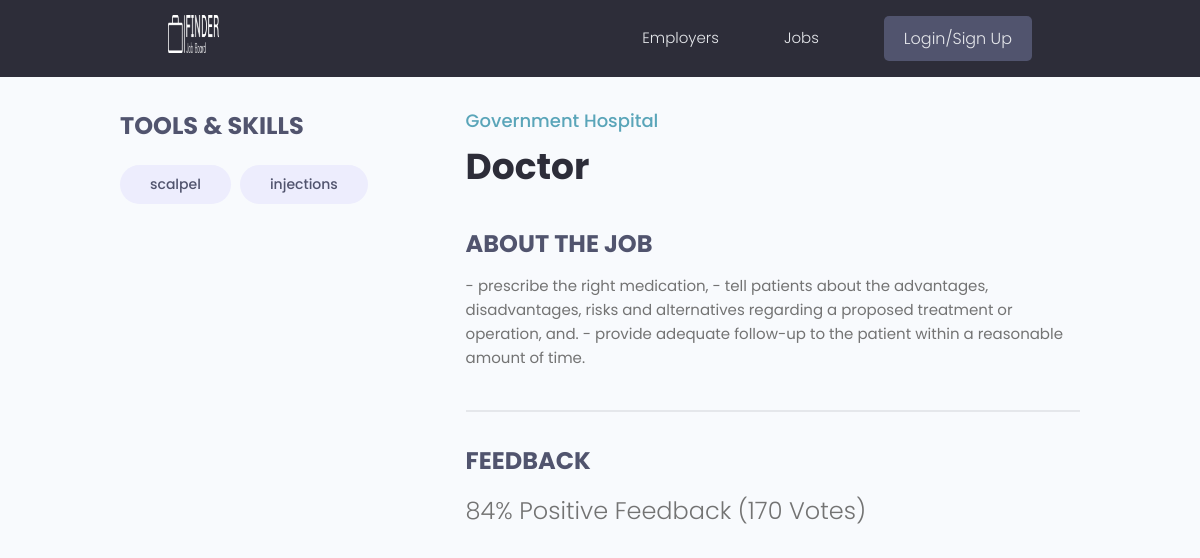
/jobs/1b37d2fc-fe44-44f5-a1e0-7fc7f2bb6832/, run on the app's committed database.
### jobs/models.py (models this page shows, shortened)
class Tag(models.Model):
    name = models.CharField(max_length=200)
    created = models.DateTimeField(auto_now_add=True)
    id = models.UUIDField(default=uuid.uuid4, unique=True,
                          primary_key=True, editable=False)
    def __str__(self):
        return self.name

class Job(models.Model):
    owner = models.ForeignKey(Employer, null=True, blank=True, on_delete=models.CASCADE)
    title = models.CharField(max_length=200)
    company_name = models.CharField(max_length=50)
    location = models.CharField(max_length=100, null=True, blank=True)
    remote = models.BooleanField(default=False)
    payment = models.FloatField(default=0.0, null=True, blank=True)
    tags = models.ManyToManyField('Tag', blank=True)
    description = models.TextField(null=True, blank=True)
    vote_total = models.IntegerField(default=0, null=True, blank=True)
    vote_ratio = models.IntegerField(default=0, null=True, blank=True)
    created = models.DateTimeField(auto_now_add=True)
    id = models.UUIDField(default=uuid.uuid4, unique=True,
                          primary_key=True, editable=False)
    class Meta:
        ordering = ['title', 'created']

### jobs/views.py (the view)
# urls.py: path("jobs/<str:pk>/", views.job, name="job"),
def job(request, pk):
    specific_job = Job.objects.get(id=pk)
    return render(request, 'jobs/single-job.html', {"job": specific_job})

### jobs/templates/jobs/single-job.html (shortened to what this page needs)
{% extends  'main.html' %}
{% block content %}
<main class="singleProject my-md">
<div class="container">
    <div class="layout">
        <div class="column column--1of3">
            <h3 class="singleProject__subtitle">Tools & Skills</h3>
            <div class="singleProject__toolStack">
                {% for tag in job.tags.all %}
                <span class="tag tag--pill tag--sub tag--lg">
                    <small>{{tag}}</small>
                </span>
                {% endfor %}
            </div>
        </div>
        <div class="column column--2of3">
            <a href=""
                class="singleProject__developer">{{job.company_name}}</a>
            <h2 class="singleProject__title">{{job.title}}</h2>
            <h3 class="singleProject__subtitle">About the Job</h3>
            <div class="singleProject__info">
                {{job.description}}
            </div>
            <div class="comments">
                <h3 class="singleProject__subtitle">Feedback</h3>
                <h5 class="project--rating">
                    {{job.vote_ratio}}% Positive Feedback ({{job.vote_total}}
                    Vote{{job.vote_total|pluralize:"s"}})
                </h5>
                </div>
            </div>
        </div>
    </div>
</main>
{% endblock content %}

### static/css/app.css (style rules this page uses)
:root { --color-sub: #2d2d39; }
.singleProject .column--1of3 { order: 2; }
@media screen and (min-width: 1081px) { .singleProject .column--1of3 { order: 1; } }
@media screen and (min-width: 1081px) { .singleProject .column--2of3 { order: 2; } }
.singleProject__toolStack { margin-top: 2rem; margin-bottom: 4rem; }
.singleProject__developer { font-size: 1.8rem; font-weight: 500; }
.singleProject__title { font-size: 3.6rem; font-weight: 700; color: var(--color-sub); margin-bottom: 3rem; }
.project--rating { margin-bottom: 1.6em; margin-top: .5em; }
.singleProject__subtitle { text-transform: uppercase; font-size: 2.4rem; font-weight: 700; color: var(--color-sub-light); margin-bottom: 1rem; }
.comments { margin-top: 4rem; padding-top: 3rem; border-top: 2px solid var(--color-light); }

### static/uikit/styles/modules/_variables.css (style rules this page uses)
:root { --color-main: #5aa5b9; --color-main-light: #e6faff; --color-sub: #3f4156; --color-sub-light: #51546e; --color-sub-lighter: #ededfd; --color-text: #737373; --color-gray: #8b8b8b; --color-light: #e5e7eb; --color-light-gray: #767676; --color-bg: #f8fafd; --color-white: #fffefd; --color-white-light: #f3f3f3; --color-success: #359e64; --color-success-bg: #def8e8; --color-error: #fc4b0b; --color-error-bg: #fff2ee; --font-base: 'Poppins', arial, helvetica, 'Segoe UI', roboto, ubuntu, sans-serif; --font-monospace: 'Fira Code', 'Courier New', courier, monospace; --font-regular: 300; --font-medium: 500; --font-bold: 700; --generic-shadow: 1px 1px 5px #00000010; --generic-transition: all 0.3s ease-in-out; }

### static/uikit/styles/modules/_base.css (style rules this page uses)
* { margin: 0; padding: 0; box-sizing: border-box; text-rendering: optimizeLegibility; color: inherit; font-size: inherit; }
html { font-size: 50%; }
@media only screen and (min-width: 480px) { html { font-size: 56.25%; } }
@media only screen and (min-width: 1200px) { html { font-size: 62.5%; } }
body { line-height: 1.6; font-weight: 400; font-size: 1.5rem; color: var(--color-text); background-color: var(--color-bg); min-height: 100vh; }

### static/uikit/styles/modules/_typography.css (style rules this page uses)
* { font-family: var(--font-base); }
h2 { font-size: 3.6rem; font-weight: var(--font-bold); }
h3 { font-size: 3.2rem; font-weight: var(--font-medium); }
h5 { font-size: 2.4rem; font-weight: var(--font-medium); }
h5, h6 { font-weight: var(--font-regular); }
p, span, strong { font-size: 1.6rem; color: var(--color-text); font-weight: var(--font-regular); }
a { padding-bottom: 2px; text-decoration: none; display: inline-block; color: var(--color-main); font-weight: var(--font-medium); }

### static/uikit/styles/modules/_utilities.css (style rules this page uses)
.container { width: 92%; max-width: 165rem; margin: 0 auto; box-sizing: border-box; }
@media screen and (min-width: 1000px) { .container { width: 90%; } }
@media screen and (min-width: 1200px) { .container { width: 80%; } }
.my-md { margin: 3rem auto; }

### static/uikit/styles/modules/_tag.css (style rules this page uses)
.tag { display: inline-flex; align-items: center; background-color: var(--color-sub); height: -webkit-fit-content; height: -moz-fit-content; height: fit-content; width: -webkit-fit-content; width: -moz-fit-content; width: fit-content; border-radius: 0.5rem; padding: 0.5rem 1.5rem; font-size: 1.2rem; cursor: pointer; }
.tag:not(:last-child) { margin-right: 0.25rem; margin-bottom: 0.75rem; }
.tag > small { color: var(--color-white); }
.tag--pill { border-radius: 5rem; }
.tag--sub, .tag--sub > small { background: var(--color-sub-lighter); color: var(--color-sub-light); font-weight: 500; }
.tag--lg { padding: 0.8rem 3rem; font-size: 1.4rem; }
.tag--lg:not(:last-child) { margin-right: 0.5rem; margin-bottom: 1rem; }

### static/uikit/styles/modules/_layout.css (style rules this page uses)
.layout { display: flex; flex-flow: row wrap; justify-content: space-between; }
.layout > .column { margin-bottom: 3rem; }
.layout > .column.column--1of3 { flex-basis: 30%; }
.layout > .column.column--2of3 { flex-basis: 64%; }

### data on the page
Tag: name "scalpel"
Tag: name "injections"
Job: company_name "Government Hospital", title "Doctor", description "- prescribe the right medication, - tell patients about the advantages, disadvantages, risks and alternatives regarding a proposed treatment or operation, and. - provide adequate follow-up to the patient within a reasonable amount of time.", vote_ratio "84", vote_total "170"
